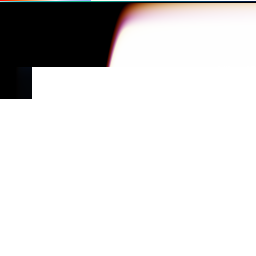

Python code for this plot:
import struct
import numpy as np
import imageio

data = np.zeros((256, 256, 4))

''' COLOR TEMPERATURE '''
with open('./utils/color_temperature.txt', 'r') as fin:
    lines = fin.readlines()

color_temperature_data = []
for line in lines:
    if '10deg' in line:
        color_temperature_data.append([float(i) for i in line.split()[6:9]] + [1])

data[0, :len(color_temperature_data)] = np.array(color_temperature_data)

''' WATER ABSORPTION '''
water_absorption_data = imageio.imread('./utils/water_absorption.png') / 255.
data[1, :water_absorption_data.shape[1]] = water_absorption_data ** (2.2)

''' WATER SCATTERING '''
water_scattering_data = imageio.imread('./utils/water_scattering.png') / 255.
water_scattering_data[..., :3] /= 2
data[2, :water_scattering_data.shape[1]] = water_scattering_data ** (2.2)

'''ATMOSPHERE'''
import atmosphere_taichi as atmo
data[3:67, :, :3] = atmo.tLUT_np
data[3:67, :, 3] = 1
data[67:99, :32, :3] = atmo.msLUT_np
data[67:99, :32, 3] = 1
data[67:68, 32:, :3] = atmo.slLUT_np
data[67:68, 32:, 3] = 1

img = np.array(data)
img = img * 255
img = img.astype(np.uint8)
imageio.imwrite('./utils/data.png', img)

data = list(data.reshape(-1))
print(data)

with open('./utils/data.bin', 'wb') as fout:
    fout.write(struct.pack('f'*len(data), *data))
